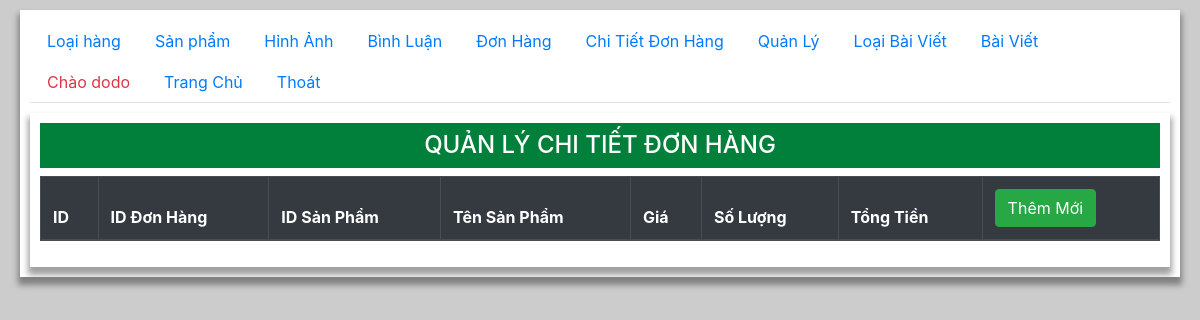
The page /admin/admin.php?page=order_details (signed in) on the database as committed earlier.
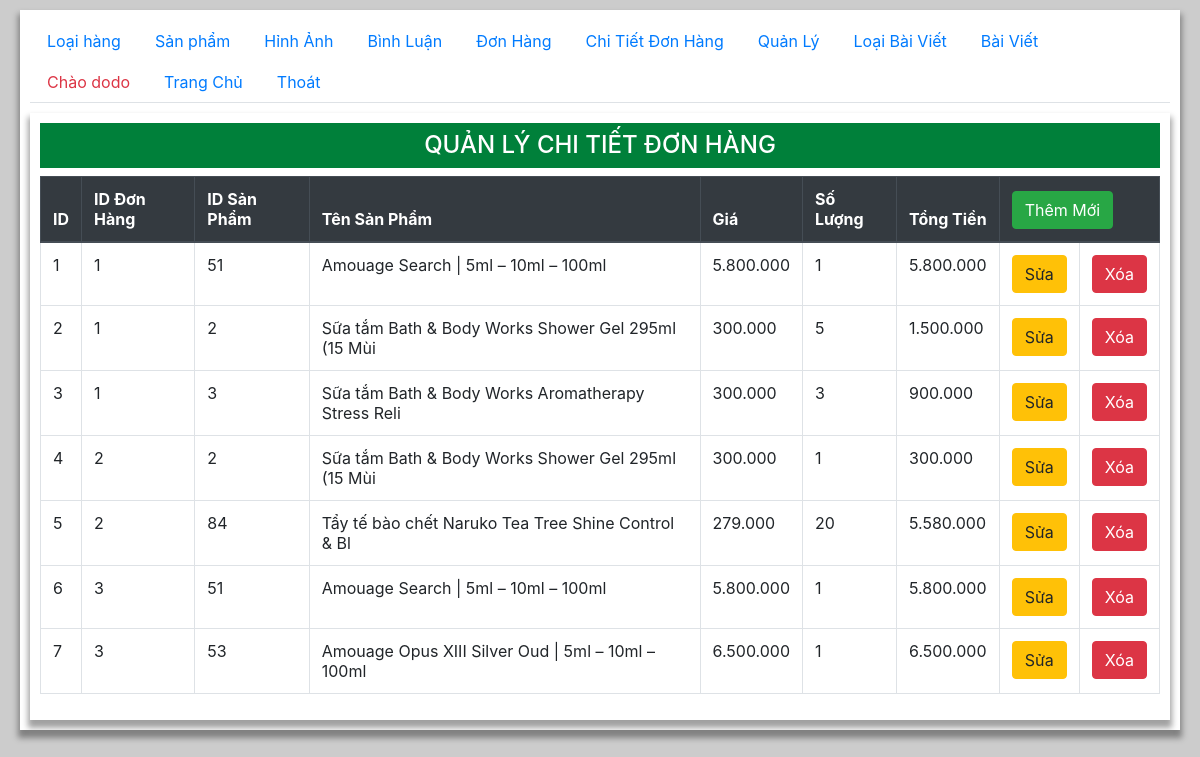
The same page on the database as committed later.
### tables this page shows
CREATE TABLE `order_details` (
  `id` int(11) NOT NULL,
  `id_order` int(11) NOT NULL,
  `id_prod` int(11) NOT NULL,
  `name_prod` varchar(255) NOT NULL,
  `price` int(11) NOT NULL,
  `quantity` int(11) NOT NULL,
  `total_money` int(11) NOT NULL
);

### admin/order_details.php (the view, shortened to what this page needs)
<div class="container">
    <h2 class="py-2 text-center h4 ">QUẢN LÝ  CHI TIẾT ĐƠN HÀNG</h2>
    <table class="table table-hover table-bordered">
    <thead  class="thead-dark" >
        <tr>
            <th>ID</th>
            <th>ID Đơn Hàng</th>
            <th>ID Sản Phẩm</th>
            <th>Tên Sản Phẩm</th>
            <th>Giá</th>
            <th>Số Lượng</th>
            <th>Tổng Tiền</th>
            <th colspan="2"><a class="btn btn-success" href="./order_details-add.php">Thêm Mới</a></th>
        </tr>
    </thead>
    <tbody>
    <?php
        require '../model/conn.php';
        if(isset($_REQUEST['id_order'])){
            $id_order = " where id_order = ".$_REQUEST['id_order']."";
        }else{
            $id_order = '';
        }
        $stmt = $conn ->prepare("SELECT * FROM order_details $id_order order by id_order");
        $stmt -> execute();
        while($order_details = $stmt->fetch()){
            echo "<tr>
                <td>$order_details[0]</td>
                <td>$order_details[1]</td>
                <td>$order_details[2]</td>
                <td>$order_details[3]</td>
                <td>".number_format($order_details[4], 0, "," , ".")."</td>
                <td>$order_details[5]</td>
                <td>".number_format($order_details[6], 0, "," , ".")."</td>
                <td style='width:60px'><a href='./order_details-add.php?id=$order_details[0]'><button class='btn btn-warning'>Sửa</button></a></td>
                <td style='width:60px'><button class='btn btn-danger' onclick='deleteCT($order_details[0])'>Xóa</button></td>
            </tr>";
        }
    ?>
    </tbody>
</table>
</div>

Rows that differ between the two databases and show on the page:
added order_details: id "1", id_order "1", id_prod "51", name_prod "Amouage Search | 5ml – 10ml – 100ml", price "5.800.000", quantity "1", total_money "5.800.000"
added order_details: id "2", id_order "1", id_prod "2", name_prod "Sữa tắm Bath & Body Works Shower Gel 295ml (15 Mùi", price "300.000", quantity "5", total_money "1.500.000"
added order_details: id "3", id_order "1", id_prod "3", name_prod "Sữa tắm Bath & Body Works Aromatherapy Stress Reli", price "300.000", quantity "3", total_money "900.000"
added order_details: id "4", id_order "2", id_prod "2", name_prod "Sữa tắm Bath & Body Works Shower Gel 295ml (15 Mùi", price "300.000", quantity "1", total_money "300.000"
added order_details: id "5", id_order "2", id_prod "84", name_prod "Tẩy tế bào chết Naruko Tea Tree Shine Control & Bl", price "279.000", quantity "20", total_money "5.580.000"
added order_details: id "6", id_order "3", id_prod "51", name_prod "Amouage Search | 5ml – 10ml – 100ml", price "5.800.000", quantity "1", total_money "5.800.000"
added order_details: id "7", id_order "3", id_prod "53", name_prod "Amouage Opus XIII Silver Oud | 5ml – 10ml – 100ml", price "6.500.000", quantity "1", total_money "6.500.000"
